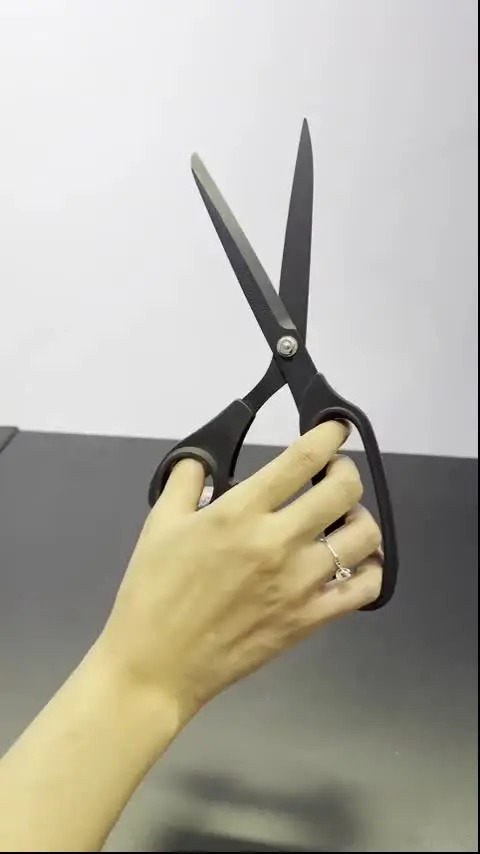
#> input picture data/samples/tesoura.jpg, 480 x 854 px
$ python gerar_video_exemplo.py --fonte ../data/samples/tesoura.jpg
#> lines starting #> are read from the running program, lines starting #| are printed output that depends on the picture
"""
Gera um VIDEO SINTETICO curto para testar o pipeline de video (sem PHI).

Por que um gerador (em vez de versionar um .mp4)? Mantem o repositorio leve e o
exemplo reproduzivel, mesmo padrao do WAV de audio da Sessao 1.

Uso:
    python scripts/gerar_video_exemplo.py
    python scripts/gerar_video_exemplo.py --segundos 3 --fps 12

Se existir uma imagem base (default: data/samples/demo_yolo.jpg, baixada pelo
notebook 01), o video e montado a partir dela -> o YOLO detecta objetos reais.
Caso contrario, gera frames sinteticos (retangulo em movimento) so para exercitar
a amostragem de frames.
"""

from __future__ import annotations

import argparse
from pathlib import Path

import cv2
import numpy as np


def gerar(
    saida: str,
    segundos: int = 2,
    fps: int = 10,
    largura: int = 640,
    altura: int = 480,
    fonte: str | None = None,
) -> None:
#> called with saida = 'data/samples/video_exemplo.mp4', segundos = 2, fps = 10, largura = 640, altura = 480, fonte = '../data/samples/tesoura.jpg'
    destino = Path(saida)
    destino.parent.mkdir(parents=True, exist_ok=True)

    # codec mp4v: amplamente disponivel no OpenCV, sem dependencia externa
    fourcc = cv2.VideoWriter_fourcc(*"mp4v")
    writer = cv2.VideoWriter(str(destino), fourcc, fps, (largura, altura))

    base = None
    if fonte and Path(fonte).exists():
        img = cv2.imread(str(fonte))
#> img is the input picture: shape (854, 480, 3); mean B, G, R 163.7, 175.4, 178.5
        if img is not None:
            base = cv2.resize(img, (largura, altura))
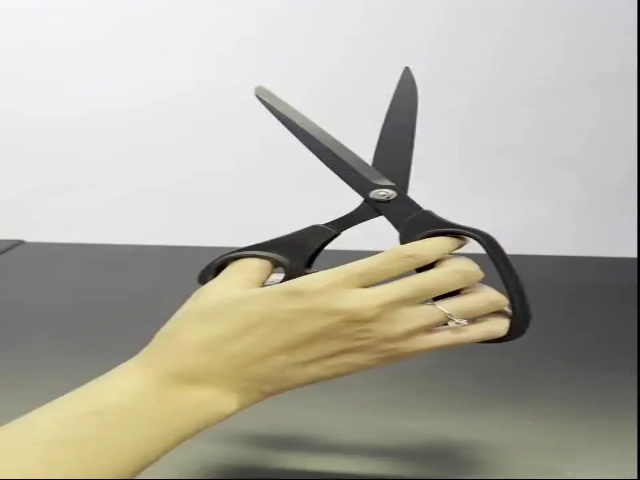
#> base: shape (480, 640, 3); mean B, G, R 163.7, 175.4, 178.5
            print("Usando imagem base:", fonte)

    total = max(1, segundos * fps)
    for i in range(total):
        if base is not None:
            frame = base.copy()
        else:
            # fundo cinza escuro + retangulo vermelho que atravessa a tela
            frame = np.full((altura, largura, 3), 30, dtype=np.uint8)
        x = int((largura - 100) * i / max(1, total - 1))
        cv2.rectangle(frame, (x, 200), (x + 100, 300), (0, 0, 255), -1)
        writer.write(frame)
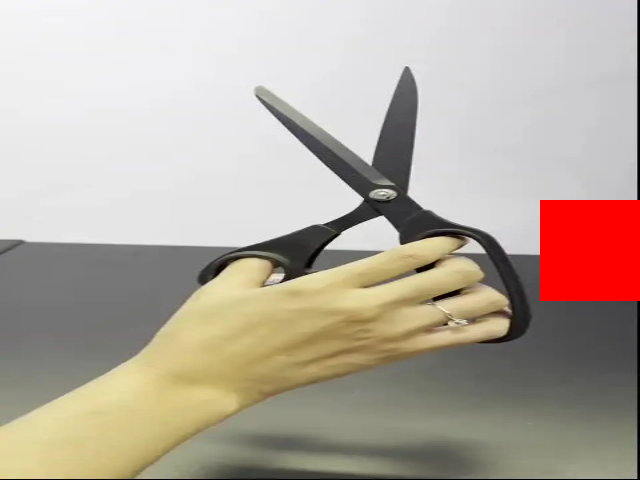
#> frame: shape (480, 640, 3); mean B, G, R 159.1, 170.8, 182.3

    writer.release()
    print(f"Video gerado: {destino} ({total} frames, {fps} fps)")


if __name__ == "__main__":
    parser = argparse.ArgumentParser(description="Gera video sintetico de exemplo")
    parser.add_argument("--saida", default="data/samples/video_exemplo.mp4")
    parser.add_argument("--segundos", type=int, default=2)
    parser.add_argument("--fps", type=int, default=10)
    parser.add_argument(
        "--fonte",
        default="data/samples/demo_yolo.jpg",
        help="imagem base opcional (se existir, o video usa objetos reais)",
    )
    args = parser.parse_args()
    gerar(args.saida, args.segundos, args.fps, fonte=args.fonte)
